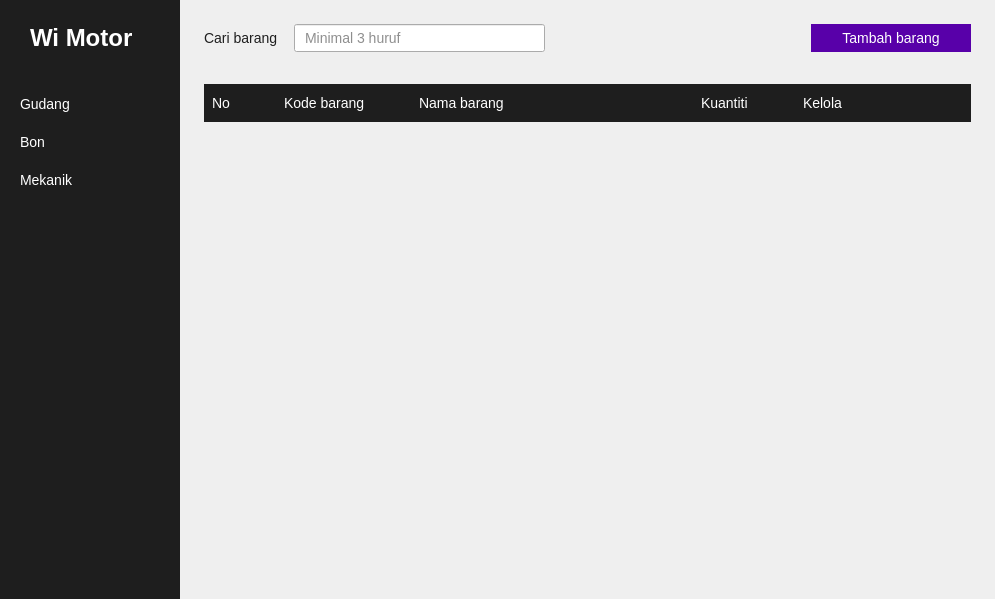
<?xml version="1.0" encoding="UTF-8"?>
<ui version="4.0">
 <class>MainWindow</class>
 <widget class="QMainWindow" name="MainWindow">
  <property name="geometry">
   <rect>
    <x>0</x>
    <y>0</y>
    <width>995</width>
    <height>599</height>
   </rect>
  </property>
  <property name="sizePolicy">
   <sizepolicy hsizetype="Preferred" vsizetype="Preferred">
    <horstretch>0</horstretch>
    <verstretch>0</verstretch>
   </sizepolicy>
  </property>
  <property name="acceptDrops">
   <bool>false</bool>
  </property>
  <property name="windowTitle">
   <string>Wi Motor</string>
  </property>
  <property name="styleSheet">
   <string notr="true">#side_menu {
	background-color: rgb(30, 30, 30);
}

#wimotor {
	padding: 0 24px;
	color: rgb(255, 255, 255);
	font-size: 24px;
	font-weight: bold;
}

#side_menu QPushButton {
	padding: 8px 12px;
	font-size: 14px;
	text-align: left;
	color: rgb(255, 255, 255);
	border: none;
}

#side_menu QPushButton:checked {
	padding-left: 8px;
	background-color: rgb(73, 0, 131);
	border-left: 4px solid rgb(133, 0, 237);
}

#side_menu QPushButton:hover {
	background-color: rgb(88, 0, 169) !important;
}

#main_page {
	background-color: rgb(240, 240, 240);
}

QScrollArea {
	border: none;
}

#bon_page_label,
#mekanik_page_label {
	font-size: 24px;
	color: rgb(150, 150, 150);
}

#cari_barang_label {
	font-size: 14px;
	color: rgb(30, 30, 30);
}

#cari_barang_input {
	padding: 4px 8px;
	font-size: 14px;
	color: rgb(30, 30, 30);
}

#cari_barang_input:hover {
    border: 1px solid rgb(73, 0, 131);
}

#cari_barang_input:focus {
    border: 1px solid rgb(133, 0, 237);
}

#tambah {
	padding: 5px 0;
	font-size: 14px;
	color: rgb(255, 255, 255);
	background-color: rgb(88, 0, 169);
	border: 1px solid  rgb(88, 0, 169);
}

#tambah:hover {
	background-color: rgb(69, 0, 133);
}

#table_header {
	background-color: rgb(30, 30, 30);
}

#table_header QLabel {
	font-size: 14px;
	color: rgb(255, 255, 255);
}</string>
  </property>
  <property name="animated">
   <bool>true</bool>
  </property>
  <property name="dockOptions">
   <set>QMainWindow::AllowTabbedDocks|QMainWindow::AnimatedDocks</set>
  </property>
  <property name="unifiedTitleAndToolBarOnMac">
   <bool>false</bool>
  </property>
  <widget class="QWidget" name="centralwidget">
   <layout class="QHBoxLayout" name="horizontalLayout">
    <property name="spacing">
     <number>0</number>
    </property>
    <property name="leftMargin">
     <number>0</number>
    </property>
    <property name="topMargin">
     <number>0</number>
    </property>
    <property name="rightMargin">
     <number>0</number>
    </property>
    <property name="bottomMargin">
     <number>0</number>
    </property>
    <item>
     <widget class="QWidget" name="side_menu" native="true">
      <property name="sizePolicy">
       <sizepolicy hsizetype="Fixed" vsizetype="Expanding">
        <horstretch>0</horstretch>
        <verstretch>0</verstretch>
       </sizepolicy>
      </property>
      <property name="minimumSize">
       <size>
        <width>180</width>
        <height>0</height>
       </size>
      </property>
      <property name="maximumSize">
       <size>
        <width>180</width>
        <height>16777215</height>
       </size>
      </property>
      <property name="styleSheet">
       <string notr="true"/>
      </property>
      <layout class="QVBoxLayout" name="verticalLayout">
       <property name="spacing">
        <number>0</number>
       </property>
       <property name="leftMargin">
        <number>0</number>
       </property>
       <property name="topMargin">
        <number>24</number>
       </property>
       <property name="rightMargin">
        <number>0</number>
       </property>
       <property name="bottomMargin">
        <number>24</number>
       </property>
       <item>
        <widget class="QLabel" name="wimotor">
         <property name="text">
          <string>Wi Motor</string>
         </property>
        </widget>
       </item>
       <item>
        <spacer name="verticalSpacer_2">
         <property name="orientation">
          <enum>Qt::Vertical</enum>
         </property>
         <property name="sizeType">
          <enum>QSizePolicy::Fixed</enum>
         </property>
         <property name="sizeHint" stdset="0">
          <size>
           <width>20</width>
           <height>36</height>
          </size>
         </property>
        </spacer>
       </item>
       <item>
        <widget class="QWidget" name="menu_list" native="true">
         <layout class="QVBoxLayout" name="verticalLayout_2">
          <property name="leftMargin">
           <number>8</number>
          </property>
          <property name="topMargin">
           <number>0</number>
          </property>
          <property name="rightMargin">
           <number>0</number>
          </property>
          <property name="bottomMargin">
           <number>0</number>
          </property>
          <item>
           <widget class="QPushButton" name="gudang">
            <property name="cursor">
             <cursorShape>PointingHandCursor</cursorShape>
            </property>
            <property name="text">
             <string>Gudang</string>
            </property>
            <property name="icon">
             <iconset resource="assets/resources.qrc">
              <normaloff>:/Menu/Warehouse.png</normaloff>:/Menu/Warehouse.png</iconset>
            </property>
            <property name="checkable">
             <bool>true</bool>
            </property>
            <property name="autoExclusive">
             <bool>true</bool>
            </property>
           </widget>
          </item>
          <item>
           <widget class="QPushButton" name="bon">
            <property name="cursor">
             <cursorShape>PointingHandCursor</cursorShape>
            </property>
            <property name="text">
             <string>Bon</string>
            </property>
            <property name="icon">
             <iconset resource="assets/resources.qrc">
              <normaloff>:/Menu/Recipe.png</normaloff>:/Menu/Recipe.png</iconset>
            </property>
            <property name="checkable">
             <bool>true</bool>
            </property>
            <property name="autoExclusive">
             <bool>true</bool>
            </property>
           </widget>
          </item>
          <item>
           <widget class="QPushButton" name="mekanik">
            <property name="text">
             <string>Mekanik</string>
            </property>
            <property name="icon">
             <iconset resource="assets/resources.qrc">
              <normaloff>:/Menu/Mechanic.png</normaloff>:/Menu/Mechanic.png</iconset>
            </property>
            <property name="checkable">
             <bool>true</bool>
            </property>
            <property name="autoExclusive">
             <bool>true</bool>
            </property>
           </widget>
          </item>
         </layout>
        </widget>
       </item>
       <item>
        <spacer name="verticalSpacer">
         <property name="orientation">
          <enum>Qt::Vertical</enum>
         </property>
         <property name="sizeHint" stdset="0">
          <size>
           <width>20</width>
           <height>40</height>
          </size>
         </property>
        </spacer>
       </item>
      </layout>
     </widget>
    </item>
    <item>
     <widget class="QStackedWidget" name="main_page">
      <property name="currentIndex">
       <number>0</number>
      </property>
      <widget class="QWidget" name="gudang_page">
       <layout class="QVBoxLayout" name="verticalLayout_3">
        <property name="spacing">
         <number>0</number>
        </property>
        <property name="leftMargin">
         <number>0</number>
        </property>
        <property name="topMargin">
         <number>0</number>
        </property>
        <property name="rightMargin">
         <number>0</number>
        </property>
        <property name="bottomMargin">
         <number>0</number>
        </property>
        <item>
         <widget class="QScrollArea" name="scrollArea">
          <property name="horizontalScrollBarPolicy">
           <enum>Qt::ScrollBarAlwaysOff</enum>
          </property>
          <property name="widgetResizable">
           <bool>true</bool>
          </property>
          <widget class="QWidget" name="scrollAreaWidgetContents">
           <property name="geometry">
            <rect>
             <x>0</x>
             <y>0</y>
             <width>815</width>
             <height>599</height>
            </rect>
           </property>
           <layout class="QVBoxLayout" name="verticalLayout_6">
            <property name="spacing">
             <number>32</number>
            </property>
            <property name="leftMargin">
             <number>24</number>
            </property>
            <property name="topMargin">
             <number>24</number>
            </property>
            <property name="rightMargin">
             <number>24</number>
            </property>
            <property name="bottomMargin">
             <number>24</number>
            </property>
            <item>
             <widget class="QWidget" name="gudang_header" native="true">
              <layout class="QHBoxLayout" name="horizontalLayout_5">
               <property name="spacing">
                <number>16</number>
               </property>
               <property name="leftMargin">
                <number>0</number>
               </property>
               <property name="topMargin">
                <number>0</number>
               </property>
               <property name="rightMargin">
                <number>0</number>
               </property>
               <property name="bottomMargin">
                <number>0</number>
               </property>
               <item>
                <widget class="QLabel" name="cari_barang_label">
                 <property name="text">
                  <string>Cari barang</string>
                 </property>
                </widget>
               </item>
               <item>
                <widget class="QLineEdit" name="cari_barang_input">
                 <property name="minimumSize">
                  <size>
                   <width>200</width>
                   <height>0</height>
                  </size>
                 </property>
                 <property name="inputMask">
                  <string/>
                 </property>
                 <property name="placeholderText">
                  <string>Minimal 3 huruf</string>
                 </property>
                </widget>
               </item>
               <item>
                <spacer name="horizontalSpacer_5">
                 <property name="orientation">
                  <enum>Qt::Horizontal</enum>
                 </property>
                 <property name="sizeHint" stdset="0">
                  <size>
                   <width>40</width>
                   <height>20</height>
                  </size>
                 </property>
                </spacer>
               </item>
               <item>
                <widget class="QPushButton" name="tambah">
                 <property name="minimumSize">
                  <size>
                   <width>160</width>
                   <height>0</height>
                  </size>
                 </property>
                 <property name="maximumSize">
                  <size>
                   <width>160</width>
                   <height>16777215</height>
                  </size>
                 </property>
                 <property name="cursor">
                  <cursorShape>PointingHandCursor</cursorShape>
                 </property>
                 <property name="text">
                  <string>Tambah barang</string>
                 </property>
                </widget>
               </item>
              </layout>
             </widget>
            </item>
            <item>
             <widget class="QWidget" name="gudang_body" native="true">
              <property name="sizePolicy">
               <sizepolicy hsizetype="Preferred" vsizetype="Expanding">
                <horstretch>0</horstretch>
                <verstretch>0</verstretch>
               </sizepolicy>
              </property>
              <layout class="QVBoxLayout" name="verticalLayout_4">
               <property name="spacing">
                <number>0</number>
               </property>
               <property name="leftMargin">
                <number>0</number>
               </property>
               <property name="topMargin">
                <number>0</number>
               </property>
               <property name="rightMargin">
                <number>0</number>
               </property>
               <property name="bottomMargin">
                <number>0</number>
               </property>
               <item>
                <widget class="QWidget" name="table_header" native="true">
                 <property name="minimumSize">
                  <size>
                   <width>0</width>
                   <height>0</height>
                  </size>
                 </property>
                 <layout class="QHBoxLayout" name="horizontalLayout_2" stretch="0,1,2,0,0">
                  <property name="spacing">
                   <number>32</number>
                  </property>
                  <property name="leftMargin">
                   <number>8</number>
                  </property>
                  <property name="topMargin">
                   <number>11</number>
                  </property>
                  <property name="rightMargin">
                   <number>8</number>
                  </property>
                  <property name="bottomMargin">
                   <number>11</number>
                  </property>
                  <item>
                   <widget class="QLabel" name="no">
                    <property name="minimumSize">
                     <size>
                      <width>40</width>
                      <height>0</height>
                     </size>
                    </property>
                    <property name="maximumSize">
                     <size>
                      <width>40</width>
                      <height>16777215</height>
                     </size>
                    </property>
                    <property name="text">
                     <string>No</string>
                    </property>
                   </widget>
                  </item>
                  <item>
                   <widget class="QLabel" name="kode">
                    <property name="minimumSize">
                     <size>
                      <width>90</width>
                      <height>0</height>
                     </size>
                    </property>
                    <property name="maximumSize">
                     <size>
                      <width>160</width>
                      <height>16777215</height>
                     </size>
                    </property>
                    <property name="text">
                     <string>Kode barang</string>
                    </property>
                   </widget>
                  </item>
                  <item>
                   <widget class="QLabel" name="nama">
                    <property name="minimumSize">
                     <size>
                      <width>250</width>
                      <height>0</height>
                     </size>
                    </property>
                    <property name="text">
                     <string>Nama barang</string>
                    </property>
                   </widget>
                  </item>
                  <item>
                   <widget class="QLabel" name="kuantiti">
                    <property name="minimumSize">
                     <size>
                      <width>70</width>
                      <height>0</height>
                     </size>
                    </property>
                    <property name="maximumSize">
                     <size>
                      <width>70</width>
                      <height>16777215</height>
                     </size>
                    </property>
                    <property name="text">
                     <string>Kuantiti</string>
                    </property>
                   </widget>
                  </item>
                  <item>
                   <widget class="QLabel" name="kelola">
                    <property name="minimumSize">
                     <size>
                      <width>160</width>
                      <height>0</height>
                     </size>
                    </property>
                    <property name="maximumSize">
                     <size>
                      <width>160</width>
                      <height>16777215</height>
                     </size>
                    </property>
                    <property name="text">
                     <string>Kelola</string>
                    </property>
                   </widget>
                  </item>
                 </layout>
                </widget>
               </item>
               <item>
                <widget class="QWidget" name="table_body_container" native="true">
                 <layout class="QGridLayout" name="gridLayout">
                  <property name="leftMargin">
                   <number>0</number>
                  </property>
                  <property name="topMargin">
                   <number>0</number>
                  </property>
                  <property name="rightMargin">
                   <number>0</number>
                  </property>
                  <property name="bottomMargin">
                   <number>0</number>
                  </property>
                  <property name="spacing">
                   <number>0</number>
                  </property>
                  <item row="0" column="0">
                   <layout class="QVBoxLayout" name="table_body">
                    <property name="spacing">
                     <number>0</number>
                    </property>
                   </layout>
                  </item>
                 </layout>
                </widget>
               </item>
               <item>
                <spacer name="verticalSpacer_3">
                 <property name="orientation">
                  <enum>Qt::Vertical</enum>
                 </property>
                 <property name="sizeHint" stdset="0">
                  <size>
                   <width>20</width>
                   <height>40</height>
                  </size>
                 </property>
                </spacer>
               </item>
              </layout>
             </widget>
            </item>
           </layout>
          </widget>
         </widget>
        </item>
       </layout>
      </widget>
      <widget class="QWidget" name="bon_page">
       <layout class="QHBoxLayout" name="horizontalLayout_3">
        <property name="spacing">
         <number>0</number>
        </property>
        <property name="leftMargin">
         <number>16</number>
        </property>
        <property name="topMargin">
         <number>16</number>
        </property>
        <property name="rightMargin">
         <number>16</number>
        </property>
        <property name="bottomMargin">
         <number>16</number>
        </property>
        <item>
         <spacer name="horizontalSpacer">
          <property name="orientation">
           <enum>Qt::Horizontal</enum>
          </property>
          <property name="sizeHint" stdset="0">
           <size>
            <width>40</width>
            <height>20</height>
           </size>
          </property>
         </spacer>
        </item>
        <item>
         <widget class="QLabel" name="bon_page_label">
          <property name="text">
           <string>Halaman belum tersedia 1</string>
          </property>
         </widget>
        </item>
        <item>
         <spacer name="horizontalSpacer_2">
          <property name="orientation">
           <enum>Qt::Horizontal</enum>
          </property>
          <property name="sizeHint" stdset="0">
           <size>
            <width>40</width>
            <height>20</height>
           </size>
          </property>
         </spacer>
        </item>
       </layout>
      </widget>
      <widget class="QWidget" name="mekanik_page">
       <layout class="QHBoxLayout" name="horizontalLayout_4">
        <item>
         <spacer name="horizontalSpacer_3">
          <property name="orientation">
           <enum>Qt::Horizontal</enum>
          </property>
          <property name="sizeHint" stdset="0">
           <size>
            <width>153</width>
            <height>20</height>
           </size>
          </property>
         </spacer>
        </item>
        <item>
         <widget class="QLabel" name="mekanik_page_label">
          <property name="text">
           <string>Halaman belum tersedia 2</string>
          </property>
         </widget>
        </item>
        <item>
         <spacer name="horizontalSpacer_4">
          <property name="orientation">
           <enum>Qt::Horizontal</enum>
          </property>
          <property name="sizeHint" stdset="0">
           <size>
            <width>153</width>
            <height>20</height>
           </size>
          </property>
         </spacer>
        </item>
       </layout>
      </widget>
     </widget>
    </item>
   </layout>
  </widget>
 </widget>
 <resources>
  <include location="assets/resources.qrc"/>
 </resources>
 <connections/>
</ui>
